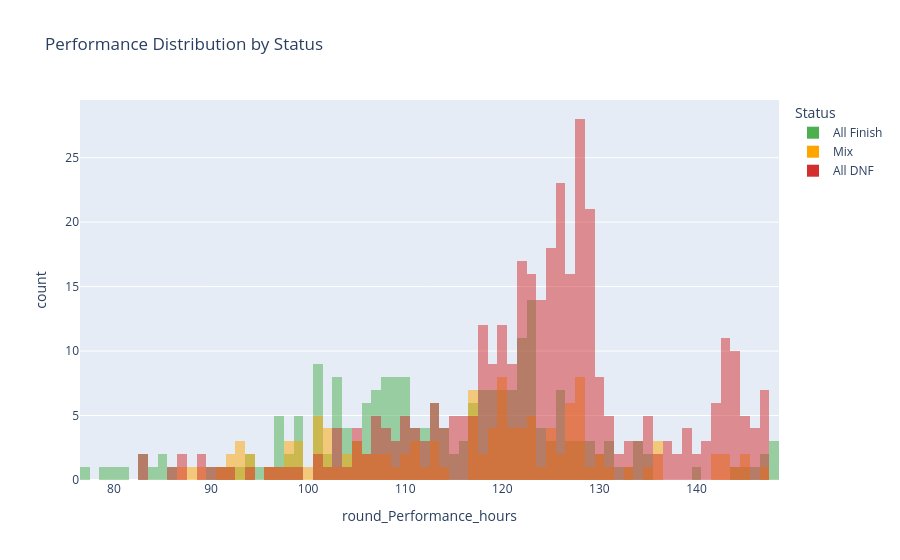

Notebook code cell kept with this figure:
### Code cell
bin_size = DUV330_all_who_started_TOR450['Performance_hours'].max() -DUV330_all_who_started_TOR450['Performance_hours'].min()  
DUV330_all_who_started_TOR450['Performance_hours'] = round(DUV330_all_who_started_TOR450['Performance_hours'], 2)

DUV330_all_who_started_TOR450['round_Performance_hours'] = np.floor(DUV330_all_who_started_TOR450['Performance_hours'])

DUV330_all_who_started_TOR450['# TOR330 Finishes'] = \
DUV330_all_who_started_TOR450['# TOR330 Finishes'].astype('str').astype('category')


# Define custom color mapping
color_map = {
    'All Finish': '#4CAF50',  # Softer green
    'Mix': '#FFA500',  # Warm orange
    'All DNF': '#D32F2F'  # Deep red
}


TOR450_all_finish = DUV330_all_who_started_TOR450[DUV330_all_who_started_TOR450['Status'] == 'All Finish']
TOR450_mix = DUV330_all_who_started_TOR450[DUV330_all_who_started_TOR450['Status'] == 'Mix']
TOR450_all_DNF = DUV330_all_who_started_TOR450[DUV330_all_who_started_TOR450['Status'] == 'All DNF']

# Create histogram
fig = px.histogram(DUV330_all_who_started_TOR450, x="round_Performance_hours", 
                   nbins=72,  # Bin size = 1
                   color  = 'Status',
                   title="Performance Distribution by Status",
                   labels={"Performance": "Performance Score", "count": "Frequency"},
                   barmode="overlay",
                               color_discrete_map=color_map ) # Apply custom colors)  # Overlapping bars for better comparison

# Show plot
fig.show()

### Figure 1 — Plotly figure (JSON) as saved in the notebook; plotly's stock layout.template omitted (floating-point values rounded to 4 significant figures; data arrays with more than 128 entries replaced by an {"elided": "..."} marker saying what was removed)
{"data": [{"alignmentgroup": "True", "bingroup": "x", "hovertemplate": "Status=All Finish<br>round_Performance_hours=%{x}<br>count=%{y}<extra></extra>", "legendgroup": "All Finish", "marker": {"color": "#4CAF50", "opacity": 0.5, "pattern": {"shape": ""}}, "name": "All Finish", "nbinsx": 72, "offsetgroup": "All Finish", "orientation": "v", "showlegend": true, "type": "histogram", "x": {"elided": "219 int values"}, "xaxis": "x", "yaxis": "y"}, {"alignmentgroup": "True", "bingroup": "x", "hovertemplate": "Status=Mix<br>round_Performance_hours=%{x}<br>count=%{y}<extra></extra>", "legendgroup": "Mix", "marker": {"color": "#FFA500", "opacity": 0.5, "pattern": {"shape": ""}}, "name": "Mix", "nbinsx": 72, "offsetgroup": "Mix", "orientation": "v", "showlegend": true, "type": "histogram", "x": [105, 94, 88, 94, 99, 127, 106, 98, 98, 107, 113, 105, 113, 92, 92, 93, 96, 103, 121, 93, 102, 101, 102, 106, 111, 91, 98, 104, 102, 101, 119, 87, 89, 93, 97, 101, 104, 99, 125, 120, 128, 127, 113, 127, 117, 110, 108, 119, 120, 123, 108, 123, 120, 142, 120, 121, 130, 114, 126, 101, 101, 102, 105, 107, 109, 111, 111, 112, 117, 118, 133, 143, 145, 119, 125, 117, 117, 117, 119, 120, 120, 121, 121, 122, 124, 99, 122, 128, 118, 142, 123, 125, 127, 128, 145, 129, 143, 128, 136, 117, 120, 123, 127, 128, 130, 131, 144, 147, 110, 117, 128, 128, 100, 127, 135, 136, 122, 120, 126, 123, 128, 136, 125, 122], "xaxis": "x", "yaxis": "y"}, {"alignmentgroup": "True", "bingroup": "x", "hovertemplate": "Status=All DNF<br>round_Performance_hours=%{x}<br>count=%{y}<extra></extra>", "legendgroup": "All DNF", "marker": {"color": "#D32F2F", "opacity": 0.5, "pattern": {"shape": ""}}, "name": "All DNF", "nbinsx": 72, "offsetgroup": "All DNF", "orientation": "v", "showlegend": true, "type": "histogram", "x": {"elided": "358 int values"}, "xaxis": "x", "yaxis": "y"}], "layout": {"barmode": "overlay", "legend": {"title": {"text": "Status"}, "tracegroupgap": 0}, "title": {"text": "Performance Distribution by Status"}, "xaxis": {"anchor": "y", "domain": [0, 1], "title": {"text": "round_Performance_hours"}}, "yaxis": {"anchor": "x", "domain": [0, 1], "title": {"text": "count"}}}}
